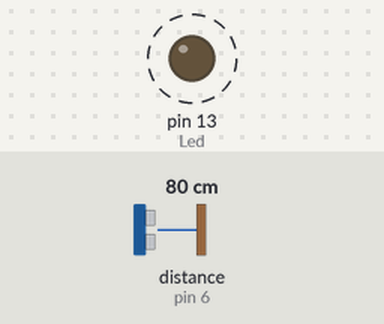
Bench run of a sketch on a simulated Arduino Uno, built with avr-gcc and run on an emulated ATmega328P. Parts: output pins drawn as LEDs (lit = HIGH). Wiring (inferred from the names in the program): ultrasonic range finder: trigger pin 8; echo pin 6. Dashed ring = blinking. The inputs (shaded band) are chosen by the test bench; at power-on: distance to the obstacle (sensor on pin 6) 80 cm. The echo pulse lasts 58.3 µs per cm; pins used as bus, display or sensor lines are not drawn.

Above: at 1.8 s.
1.9 s: distance to the obstacle (sensor on pin 6) set to 149 cm
5.4 s: distance to the obstacle (sensor on pin 6) set to 154 cm
At 6.2 s:
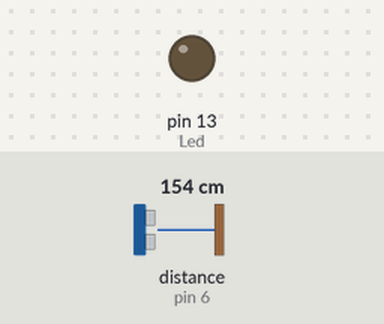
7.0 s: distance to the obstacle (sensor on pin 6) set to 2 cm
At 7.4 s:
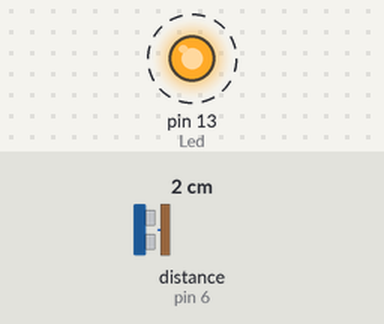
11.0 s: distance to the obstacle (sensor on pin 6) set to 250 cm
At 11.9 s:
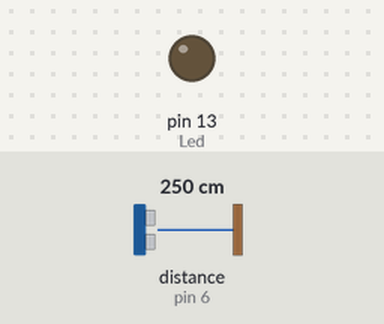
Timing chart, 0 to 13.5 s (numbered marks = the images above; inputs shaded):
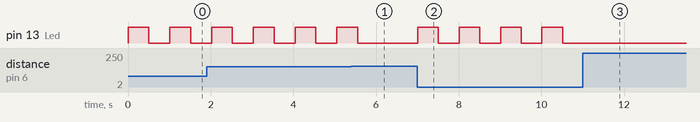

Measured:
- the behaviour switches between 151 and 152 cm on distance to the obstacle (sensor on pin 6) (found by bisection; images 0 and 1)
- after the input at 5.4 s, pin 13 (Led): goes on until 5.6 s, then stays LOW
- after the input at 7.0 s, pin 13 (Led): alternates HIGH for 0.50 s and LOW for 0.50 s, starting at once
- after the input at 11.0 s, pin 13 (Led): stops changing and stays LOW
- by itself, pin 13 (Led): alternates HIGH for 0.50 s and LOW for 0.51 s

The sketch:

PIR_MOTION_SENSOR.ino
```cpp
#define echoPin 6
#define trigPin 8
#define Led 13
int distance;
long int duration;

void setup()
{
  pinMode(trigPin, OUTPUT);
  pinMode(echoPin, INPUT);
  pinMode(Led, OUTPUT);
  Serial.begin(9600);
}

void loop ()
{
  digitalWrite(trigPin, LOW);
  delayMicroseconds(2);
  digitalWrite(trigPin, HIGH);
  delay(1);
  digitalWrite(trigPin, LOW);

  duration = pulseIn(echoPin, HIGH);
  distance = (duration * 0.034 / 2);

  if (distance < 150)
  {
  digitalWrite(Led, HIGH);
    delay(500);
    digitalWrite(Led, LOW);
    delay(500);
  }
  else
  {
    digitalWrite(Led, LOW);
  }
}
```
